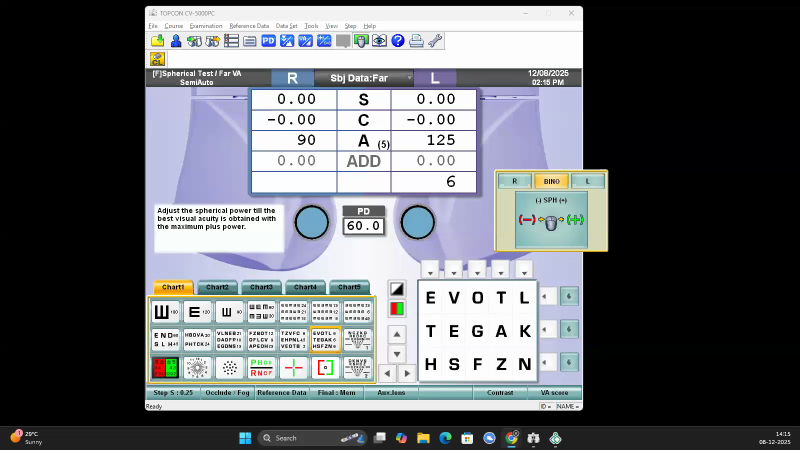
#> input picture 3ym80YNRSvOOPQjDTAu7wg_14.png, 1600 x 900 px, given as the content of the folder ROI_5, which was not available (shown at 1/2 size)
$ python extract_big_chart.py
#> lines starting #> are read from the running program, lines starting #| are printed output that depends on the picture; after the words box and inside, x2 and y2 are one past the last pixel; in counts of white or black regions, pixels touching at a corner belong together; pictures that were not available may be replaced by others from this repository, and a replacement may not be noted
#> in extract_roi7, img is the input picture: shape (900, 1600, 3); mean B, G, R 106.8, 102.9, 100.1
#!/env python3
"""
Extract ROI-7 Big Chart Pane from screenshots.
Uses dynamic contour detection to isolate the large white/black pane on the right.
Correlates identity with the selected thumbnail in ROI-6.
"""

import cv2
import numpy as np
import json
from pathlib import Path

def find_roi7_pane(img, color_hint=None):
    """Detect the big chart pane by merging adjacent rectangular parts."""
    height, width = img.shape[:2]
#> height = 900; width = 1600

    # 1. Search zone
    search_x = int(width * 0.58)
#> search_x = 927
    search_y1 = int(height * 0.15)
#> search_y1 = 135
    search_y2 = int(height * 0.95)
#> search_y2 = 855
    right_zone = img[search_y1:search_y2, search_x:]
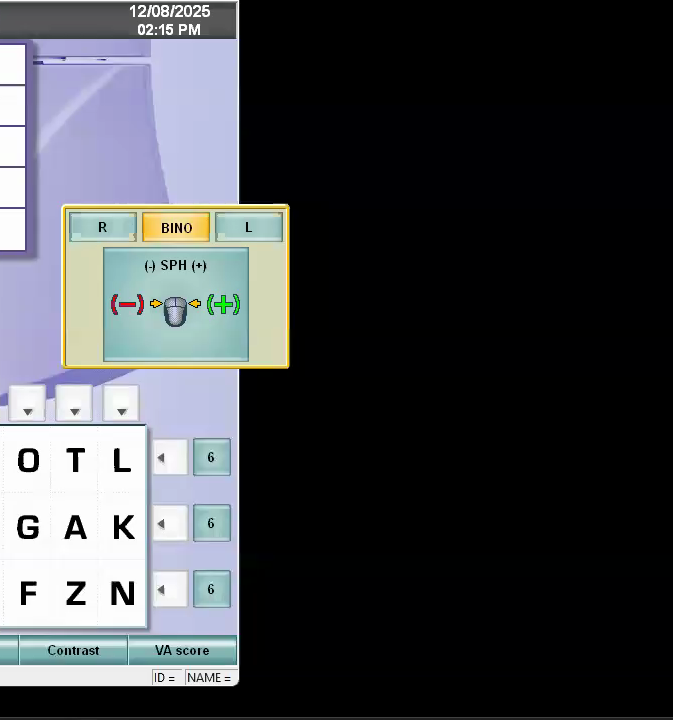
#> right_zone: shape (720, 673, 3); mean B, G, R 72.6, 68.9, 66.4

    gray = cv2.cvtColor(right_zone, cv2.COLOR_BGR2GRAY)
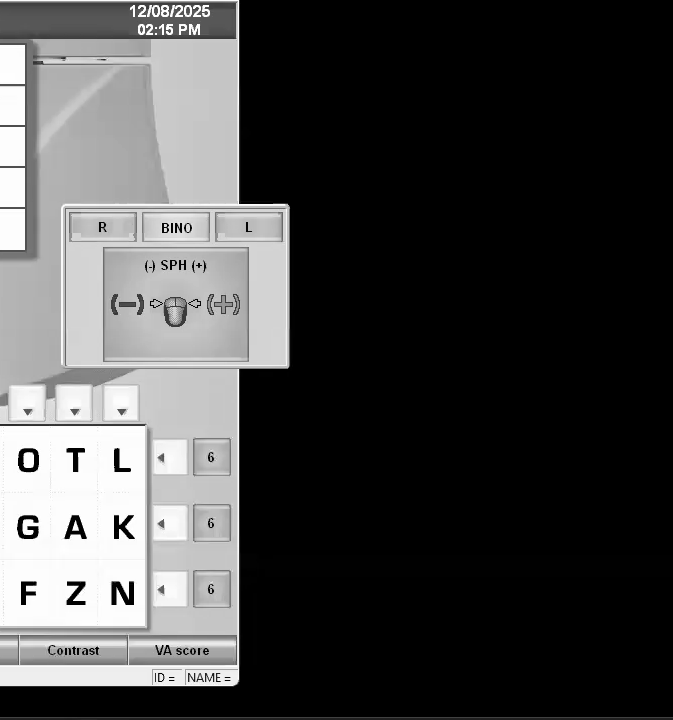
#> gray: shape (720, 673); min 0, max 255, mean 68.5
    blurred = cv2.GaussianBlur(gray, (5, 5), 0)
    edges = cv2.Canny(blurred, 30, 100)
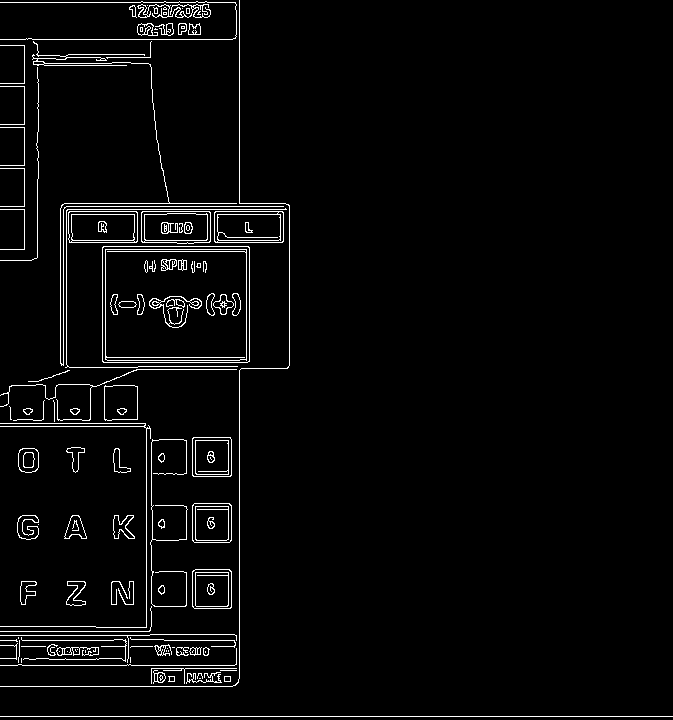
#> edges: shape (720, 673); 3.2% white in thin lines or dots
    edges = cv2.morphologyEx(edges, cv2.MORPH_CLOSE, np.ones((5, 5), np.uint8))
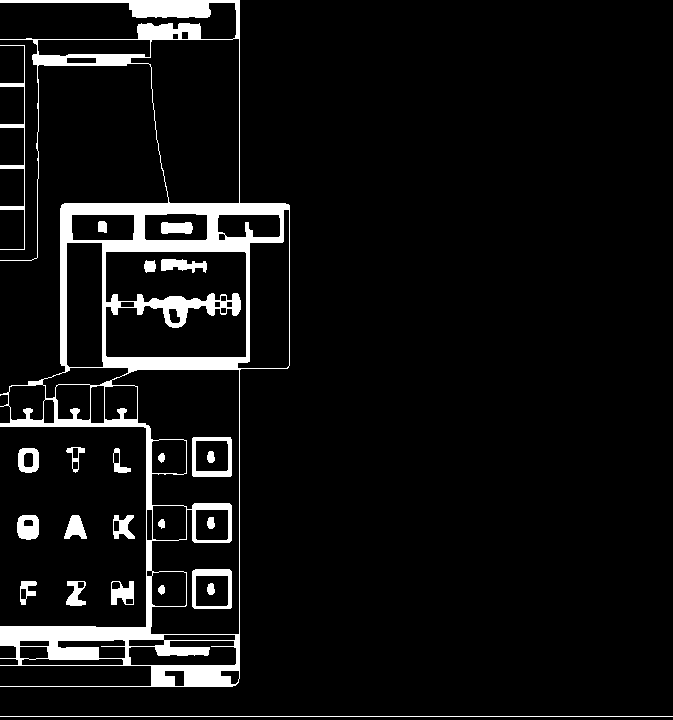
#> edges: shape (720, 673); 6.8% white; 24 white regions

    # 2. Find all significant rectangular candidates
    cnts, _ = cv2.findContours(edges, cv2.RETR_TREE, cv2.CHAIN_APPROX_SIMPLE)
#> cnts = 76 contours, 1 with area under 20; largest, box (x1, y1, x2, y2) and area: (0, 0, 290, 687) 99061, (111, 369, 240, 635) 19240, (130, 38, 240, 204) 13696, (105, 251, 247, 358) 13134, (237, 209, 290, 369) 5305

    rects = []
    for c in cnts:
        area = cv2.contourArea(c)
        if area < (width * height * 0.015): continue

        peri = cv2.arcLength(c, True)
        approx = cv2.approxPolyDP(c, 0.02 * peri, True)
        if len(approx) >= 4:
            x, y, w, h = cv2.boundingRect(approx)
            if 0.3 < (w/h) < 3.0:
                rects.append([x, y, w, h])
#> this loop made 76 passes
#> (area, peri, x, y, w, h) on pass 22: (99061, 3979.3, 0, 0, 240, 687)
#> area on passes 2 to 7: 401.5, 46, 64.5, 282, 45.5, 208
#> after the loop, rects = [[0, 0, 240, 687]]

    if not rects: return None

    # 3. Merge vertically stacked rects (for two-tone charts)
    rects.sort(key=lambda b: b[1]) # Sort by Y
    merged = []
    for r in rects:
        if not merged:
            merged.append(r)
            continue

        last = merged[-1]
        # If this rect is just below the last one and has VERY similar width/X
        y_gap = r[1] - (last[1] + last[3])
        x_diff = abs(r[0] - last[0])
        w_diff = abs(r[2] - last[2])

        # Slightly more generous alignment for different scales
        if y_gap < 25 and x_diff < 10 and w_diff < 10:
            # Merge
            new_r = [
                min(last[0], r[0]),
                last[1],
                max(last[2], r[2]),
                (r[1] + r[3]) - last[1]
            ]
            merged[-1] = new_r
        else:
            merged.append(r)
#> this loop made 1 pass
#> after the loop, merged = [[0, 0, 240, 687]]

    # 4. Pick the best merged candidate (rightmost large one)
    candidates = []
    for m in merged:
        mx, my, mw, mh = m
        area = mw * mh
        # Filter for typical chart sizes
        if area < (width * height * 0.03): continue
        if area > (width * height * 0.15): continue

        rightness = (mx + mw/2) / (width - search_x)
        score = area * rightness
        candidates.append((score, [mx + search_x, my + search_y1, mw, mh]))
#> this loop made 1 pass
#> (mx, my, mw, mh, area, rightness, score) on pass 1: (0, 0, 240, 687, 164880, 0.178, 29399.1)
#> after the loop, candidates = [(29399.1, [927, 135, 240, 687])]

    if candidates:
        candidates.sort(key=lambda x: x[0], reverse=True)
        return candidates[0][1]

    return None

    # Fallback to simple projection if no rectangle found
    _, mask = cv2.threshold(gray, 235 if color_hint == 'white' else 35, 255,
                              cv2.THRESH_BINARY if color_hint == 'white' else cv2.THRESH_BINARY_INV)
    cnts, _ = cv2.findContours(mask, cv2.RETR_EXTERNAL, cv2.CHAIN_APPROX_SIMPLE)
    if cnts:
        best_cnt = sorted(cnts, key=cv2.contourArea, reverse=True)[0]
        x1, y1, w1, h1 = cv2.boundingRect(best_cnt)
        return [int(x1 + search_x), int(y1 + search_y1), int(w1), int(h1)]

    return None

def get_color_hint(img, roi6_data):
    """Determine if the selected chart thumbnail is mostly black or white."""
    idx = roi6_data.get("selected_index", -1)
    thumbs = roi6_data.get("thumbnails", [])
    if idx < 0 or idx >= len(thumbs): return None

    bx, by, bw, bh = thumbs[idx]["bbox"]
    # Check if this is the bottom half image (ROI_5 samples are already cropped)
    # We'll assume the thumbnail coords are relative to ROI_0 (full bottom half)
    thumb_crop = img[by:by+bh, bx:bx+bw]
    if thumb_crop.size == 0: return None

    gray = cv2.cvtColor(thumb_crop, cv2.COLOR_BGR2GRAY)
    mean_val = np.mean(gray)
    return "white" if mean_val > 128 else "black"

def extract_roi7(img_path, output_dir):
    img = cv2.imread(str(img_path))
    if img is None: return

    # 1. Get Context from ROI-6
    safe_name = img_path.stem.replace(' ', '_').replace(' ', '_')
    roi6_json_path = Path("ROI_6") / f"roi6_data_{safe_name}.json"

    color_hint = None
    chart_info = {"identity": "Unknown", "matches_roi6": False}

    if roi6_json_path.exists():
        with open(roi6_json_path, 'r') as f:
            roi6_data = json.load(f)
            color_hint = get_color_hint(img, roi6_data)
            chart_info["roi6_selected_index"] = roi6_data.get("selected_index", -1)
            chart_info["matches_roi6"] = True
            chart_info["color_hint"] = color_hint

    # 2. Detection with Hint
    roi7_bbox = find_roi7_pane(img, color_hint)
#> roi7_bbox = [927, 135, 240, 687]
    if not roi7_bbox:
        print(f"Warning: Could not detect ROI-7 pane in {img_path.name} (hint={color_hint})")
        return

    x, y, w, h = roi7_bbox
#> x = 927; y = 135; w = 240; h = 687
    roi7_crop = img[y:y+h, x:x+w]
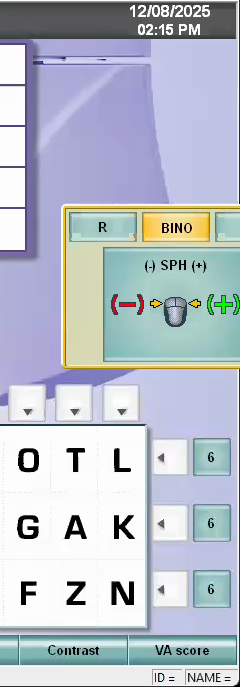
#> roi7_crop: shape (687, 240, 3); mean B, G, R 202.9, 191.8, 184.8

    # 3. Output
    output_data = {
        "roi7_bbox": [int(x), int(y), int(w), int(h)],
        "chart_info": chart_info
    }

    json_path = output_dir / f"roi7_data_{safe_name}.json"
    with open(json_path, 'w') as f:
        json.dump(output_data, f, indent=2)

    # Save crop
    crop_path = output_dir / f"roi7_chart_{safe_name}.png"
    cv2.imwrite(str(crop_path), roi7_crop)

    # 4. Viz
    viz = img.copy()
    cv2.rectangle(viz, (x, y), (x+w, y+h), (0, 255, 0), 3)
    cv2.putText(viz, "ROI-7 BIG CHART", (x, y-10), cv2.FONT_HERSHEY_SIMPLEX, 0.7, (0, 255, 0), 2)
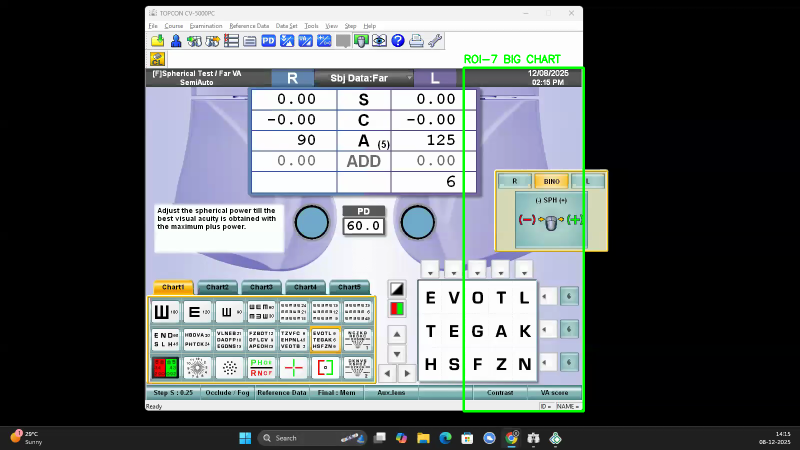
#> viz: shape (900, 1600, 3) (shown at 1/2 size); mean B, G, R 105.6, 103.6, 98.9

    viz_path = output_dir / f"viz_roi7_{safe_name}.png"
    cv2.imwrite(str(viz_path), viz)

    # Debug edges
    # edges_path = output_dir / f"debug_edges_{safe_name}.png"
    # cv2.imwrite(str(edges_path), find_roi7_pane.debug_edges)

    print(f"✓ {img_path.name}: ROI-7 extracted at {roi7_bbox}, correlated with ROI-6 idx {chart_info.get('roi6_selected_index')}")
#| ✓ 3ym80YNRSvOOPQjDTAu7wg_14.png: ROI-7 extracted at [927, 135, 240, 687], correlated with ROI-6 idx None

if __name__ == "__main__":
    roi7_dir = Path("ROI_7")
    roi7_dir.mkdir(exist_ok=True)

    # We use ROI_5 as the source of samples (bottom halves)
    roi5_dir = Path("ROI_5")
    inputs = []
    for ext in ['*.png', '*.webp', '*.jpg']:
        inputs.extend(list(roi5_dir.glob(ext)))

    exclude = ('roi5_chart_tabs', 'viz_blocks', 'viz_dynamic', 'dynamic_roi5', 'test_refine', 'viz_refine', 'crop_test', 'viz_test', 'chart_template')
    inputs = [f for f in inputs if not f.name.lower().startswith(exclude)]

    for img_file in sorted(inputs):
        extract_roi7(img_file, roi7_dir)
